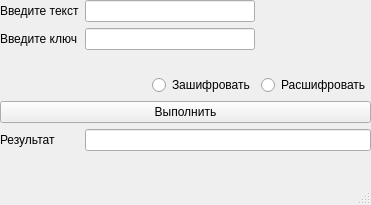
<?xml version="1.0" encoding="UTF-8"?>
<ui version="4.0">
 <class>MainWindow</class>
 <widget class="QMainWindow" name="MainWindow">
  <property name="geometry">
   <rect>
    <x>0</x>
    <y>0</y>
    <width>371</width>
    <height>205</height>
   </rect>
  </property>
  <property name="windowTitle">
   <string>MainWindow</string>
  </property>
  <widget class="QWidget" name="centralwidget">
   <widget class="QWidget" name="gridLayoutWidget">
    <property name="geometry">
     <rect>
      <x>0</x>
      <y>0</y>
      <width>371</width>
      <height>151</height>
     </rect>
    </property>
    <layout class="QGridLayout" name="gridLayout">
     <item row="3" column="0">
      <spacer name="verticalSpacer_3">
       <property name="orientation">
        <enum>Qt::Vertical</enum>
       </property>
       <property name="sizeHint" stdset="0">
        <size>
         <width>20</width>
         <height>40</height>
        </size>
       </property>
      </spacer>
     </item>
     <item row="12" column="0">
      <widget class="QLabel" name="label_2">
       <property name="text">
        <string>Результат</string>
       </property>
      </widget>
     </item>
     <item row="8" column="3">
      <widget class="QRadioButton" name="decodeButton">
       <property name="text">
        <string>Расшифровать</string>
       </property>
      </widget>
     </item>
     <item row="10" column="0" colspan="4">
      <widget class="QPushButton" name="startButton">
       <property name="text">
        <string>Выполнить</string>
       </property>
      </widget>
     </item>
     <item row="8" column="2">
      <widget class="QRadioButton" name="encodeButton">
       <property name="text">
        <string>Зашифровать</string>
       </property>
      </widget>
     </item>
     <item row="0" column="0">
      <widget class="QLabel" name="label">
       <property name="text">
        <string>Введите текст</string>
       </property>
      </widget>
     </item>
     <item row="12" column="1" colspan="3">
      <widget class="QLineEdit" name="resLine">
       <property name="readOnly">
        <bool>true</bool>
       </property>
      </widget>
     </item>
     <item row="2" column="0">
      <widget class="QLabel" name="label_3">
       <property name="text">
        <string>Введите ключ</string>
       </property>
      </widget>
     </item>
     <item row="2" column="1" colspan="2">
      <widget class="QLineEdit" name="enterLine_2"/>
     </item>
     <item row="0" column="1" colspan="2">
      <widget class="QLineEdit" name="enterLine"/>
     </item>
    </layout>
   </widget>
  </widget>
  <widget class="QMenuBar" name="menubar">
   <property name="geometry">
    <rect>
     <x>0</x>
     <y>0</y>
     <width>371</width>
     <height>26</height>
    </rect>
   </property>
  </widget>
  <widget class="QStatusBar" name="statusbar"/>
 </widget>
 <resources/>
 <connections>
  <connection>
   <sender>startButton</sender>
   <signal>clicked()</signal>
   <receiver>MainWindow</receiver>
   <slot>click_start_button()</slot>
   <hints>
    <hint type="sourcelabel">
     <x>185</x>
     <y>118</y>
    </hint>
    <hint type="destinationlabel">
     <x>183</x>
     <y>93</y>
    </hint>
   </hints>
  </connection>
 </connections>
 <slots>
  <slot>click_start_button()</slot>
 </slots>
</ui>
